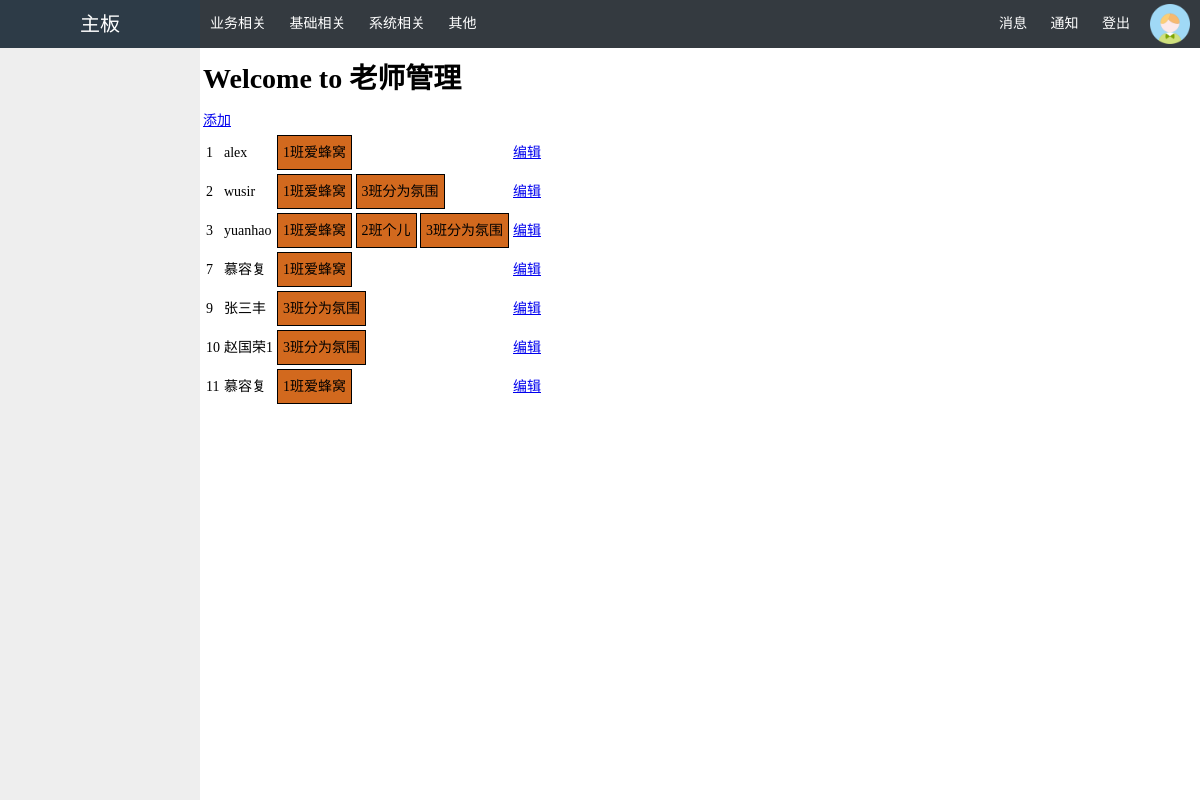
Page /teacher/ on the committed database.
### api/models.py (models this page shows, shortened)
class Teacher(models.Model):
    name = models.CharField(max_length=32)
    cls = models.ManyToManyField('Classes')

class Classes(models.Model):
    caption = models.CharField(max_length=32)

### api/views.py (the view)
# urls.py: url(r'^teacher/$',views.handle_teacher,name="teacher"),
def handle_teacher(request):
    username = request.session.get('username')
    teacher_list = models.Teacher.objects.filter(id__in=models.Teacher.objects.all()).values('id','name','cls__id','cls__caption')
    result = {}
    cls_list = []
    for t in teacher_list:
        if t['id'] in result:
            if t['cls__id'] != 'None':
                cls_list.append({'id':t['cls__id'],'caption':t['cls__caption']})
                print('-->cls_list',cls_list)
        else:
            cls_list = [{'id':t['cls__id'],'caption':t['cls__caption']}]
        result[t['id']] = {'nid':t['id'],'name':t['name'], 'cls_list':cls_list}
    print(result)
    return render(request,'teacher.html',{'username':username,'teachers':result})

### templates/teacher.html (shortened to what this page needs)
{% extends 'layout.html' %}
{% block content %}
    <h1>Welcome to 老师管理</h1>
    <a href="/add_teacher/">添加</a>
    <table>
        <tbody>
            {% for k,v in teachers.items %}
                <tr>
                    <td>{{ k }}</td>
                    <td>{{ v.name }}</td>
                    <td>
                        {% for c in v.cls_list %}
                            <span class="tag" nid="{{ c.id }}">{{ c.caption }}</span>
                        {% endfor %}
                    </td>
                    <td>
                        <a href="/edit_teacher-{{ k }}/">编辑</a>
                    </td>
                </tr>
            {% endfor %}
        </tbody>
    </table>
{% endblock %}

### templates/layout.html (shortened to what this page needs)
<!DOCTYPE html>
<html lang="en">
<head>
    <link href="//netdna.bootstrapcdn.com/font-awesome/4.7.0/css/font-awesome.min.css" rel="stylesheet">
</head>
<body>
<div class="pg-header">
    <a class="logo left" href="/" style="color: white;text-decoration: none">主板</a>
    <div class="hl-menu left">
        <a class="item" href="#">业务相关</a>
        <a class="item" href="#">基础相关</a>
        <a class="item" href="#">系统相关</a>
        <div class="item-set" style="position: relative">
            <a class="item" href="#">其他</a>
        </div>
    </div>
    <div class="hr-menu right">
        <a class="item" href="#">消息</a>
        <a class="item" href="#">通知</a>
        <a class="item" href="/logout">登出</a>
        <div class="avatar">
            <a class="item" href="#">
                <img src="/static/image/avatar.png">
            </a>
        </div>
    </div>
</div>
<div class="pg-body">
    <div class="menus">
    </div>
    <div class="contents">
        <div>
            {% block content %}
            {% endblock %}
        </div>
    </div>
</div>
</body>
</html>

### templates/layout.html (style rules this page uses)
body { margin: 0px; font-size: 14px; line-height: 23px; }
.pg-header { height: 48px; background-color: #343a40!important; color: white; font-size: 14px; min-width: 1100px; line-height: 48px; }
.pg-header .logo { width: 200px; font-size: 20px; background-color: #2d3b47; text-align: center; }
.pg-header .hl-menu .item,.pg-header .hr-menu .item { padding: 0 10px; height: 48px; color: white; text-decoration: none; }
.pg-header .hl-menu .item-set { position: relative; display: inline-block; }
.avatar { position: relative; display: inline-block; float: right; }
.avatar img { height: 40px; margin-top: 4px; }
.pg-body .menus { position: absolute; top: 48px; left: 0; bottom: 0; width: 200px; background-color: #eeeeee; }
.pg-body .contents { position: absolute; top: 48px; left: 203px; right: 0; bottom: 0; overflow: scroll; }
.left { float: left; }
.right { float: right; }

### templates/teacher.html (style rules this page uses)
.tag { display: inline-block; border: 1px solid black; padding: 5px; background-color: chocolate; cursor: pointer; }

### rows in the picture
Teacher: name "alex"
Classes: caption "1班爱蜂窝"
Teacher: name "wusir"
Classes: caption "3班分为氛围"
Teacher: name "yuanhao"
Classes: caption "2班个儿"
Teacher: name "慕容复"
Teacher: name "张三丰"
Teacher: name "赵国荣1"
Teacher: name "慕容复"

### other values in the picture
{{ k }} "1" "2" "3" "7" "9" "10" "11"
